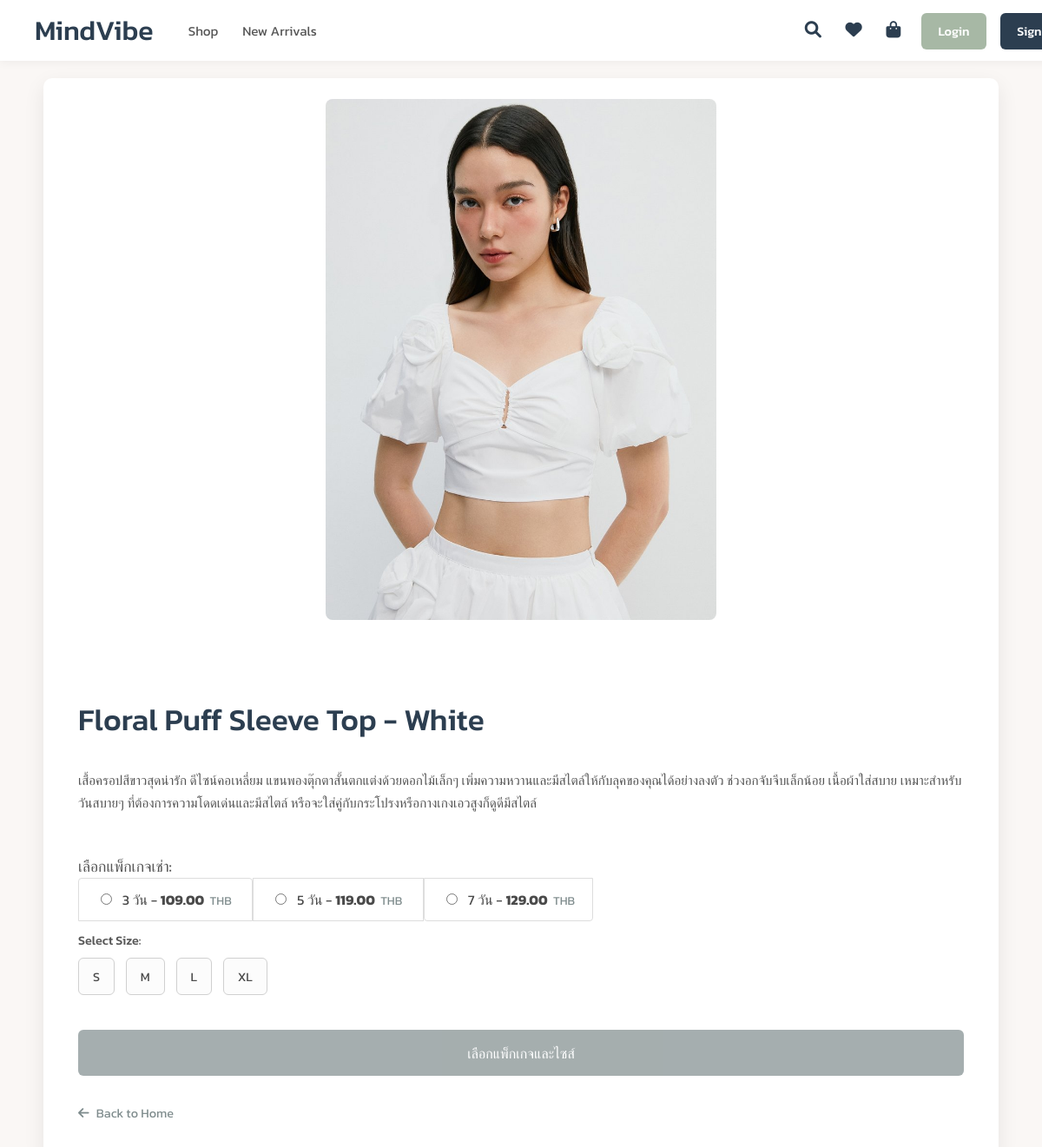
The app's page /clothing/52/ with its own data.
### clothes/models.py (models this page shows, shortened)
class Clothing(models.Model):
    category = models.ForeignKey(
        'Category',
        related_name='clothes',
        on_delete=models.SET_NULL,
        null=True,
        blank=True,
        help_text="เลือกหมวดหมู่สำหรับชุดนี้"
    )
    name = models.CharField(max_length=100, help_text="ชื่อชุด")
    slug = models.SlugField(max_length=120, unique=True, blank=True, help_text="URL (สร้างจากชื่ออัตโนมัติ)")
    description = models.TextField(help_text="รายละเอียดชุด, เนื้อผ้า, คำแนะนำในการเช่า (ถ้ามี)")
    image = models.ImageField(upload_to='clothing_images/', help_text="รูปภาพหลักของชุด")
    price_3_days = models.DecimalField(max_digits=10, decimal_places=2, null=True, blank=True, help_text="ราคาเช่า 3 วัน (บาท)")
    price_5_days = models.DecimalField(max_digits=10, decimal_places=2, null=True, blank=True, help_text="ราคาเช่า 5 วัน (บาท)")
    price_7_days = models.DecimalField(max_digits=10, decimal_places=2, null=True, blank=True, help_text="ราคาเช่า 7 วัน (บาท)")
    available_for_rent = models.BooleanField(default=True, help_text="ชุดนี้พร้อมให้เช่าหรือไม่?")
    created_at = models.DateTimeField(default=timezone.now)
    updated_at = models.DateTimeField(auto_now=True)
    class Meta:
        verbose_name = "สินค้าเสื้อผ้า"
        verbose_name_plural = "สินค้าเสื้อผ้า"
        ordering = ['-created_at', 'name']

### clothes/views.py (the view)
# urls.py: path('clothing/<int:pk>/', views.detail, name='detail'),
def detail(request, pk):
    item = get_object_or_404(Clothing, pk=pk)
    return render(request, 'clothes/detail.html', {'item': item})

### clothes/templates/clothes/detail.html (shortened to what this page needs)
{% load static %}
<!DOCTYPE html>
<html lang="en">
<head>
  <link rel="stylesheet" href="https://cdnjs.cloudflare.com/ajax/libs/font-awesome/6.0.0-beta3/css/all.min.css">
</head>
<body>
  <nav class="navbar">
    <div class="navbar-left">
        <div class="navbar-logo">
            <a href="{% url 'clothes:home' %}">MindVibe</a>
        </div>
        <div class="navbar-categories">
            <a href="#">Shop</a>
            <a href="{% url 'clothes:new_arrivals' %}">New Arrivals</a>
        </div>
    </div>
    <div class="navbar-right">
        <div class="navbar-icons">
            <a href="#" aria-label="Search"><i class="fas fa-search"></i></a>
            <a href="#" aria-label="Wishlist"><i class="fas fa-heart"></i></a>
            <a href="#" aria-label="Shopping Bag"><i class="fas fa-shopping-bag"></i></a>
        </div>
        <div class="navbar-auth">
            {% if user.is_authenticated %}
                <span class="user-greeting">Hi, {{ user.username|default:'User' }}</span>
                <a href="{% url 'clothes:logout' %}" class="btn-logout">Logout</a>
            {% else %}
                <a href="{% url 'clothes:login' %}" class="btn-login">Login</a>
                <a href="{% url 'clothes:signup' %}" class="btn-signup">Sign Up</a>
            {% endif %}
        </div>
    </div>
  </nav>
  <div class="container">
    <div class="image-column">
        {% if item.image %}
            <img src="{{ item.image.url }}" alt="{{ item.name }}">
        {% else %}
            <img src="https://placehold.co/400x500/E0E0E0/A0A0A0?text=No+Image" alt="{{ item.name }}">
        {% endif %}
    </div>
    <div class="info-column">
      <h1>{{ item.name }}</h1>
      <p class="description">{{ item.description }}</p>
        <form id="addToCartForm" method="POST" action="{% url 'clothes:add_to_cart' item.pk %}">
            {% if item.price_3_days or item.price_5_days or item.price_7_days %}
                <div class="rental-options-wrapper" style="margin-bottom: 1.5rem;">
                    <h4 style="font-size: 1.1rem; font-weight: 500; color: #555; margin-bottom: 0.8rem;">เลือกแพ็กเกจเช่า:</h4>
                    <div id="rentalDurationOptions">
                        {% if item.price_3_days %}
                        <label class="list-group-item">
                            <input type="radio" name="rental_duration" value="3_days" data-price="{{ item.price_3_days|floatformat:2 }}" data-duration-text="3 วัน" required class="rental-duration-radio">
                            <span>3 วัน - </span><span style="font-weight:bold;">{{ item.price_3_days|floatformat:2 }}</span><span class="currency" style="font-size: 0.85rem; color: #7f8c8d; margin-left: 0.2rem;"> THB</span>
                        </label>
                        {% endif %}
                        {% if item.price_5_days %}
                        <label class="list-group-item">
                            <input type="radio" name="rental_duration" value="5_days" data-price="{{ item.price_5_days|floatformat:2 }}" data-duration-text="5 วัน" required class="rental-duration-radio">
                            <span>5 วัน - </span><span style="font-weight:bold;">{{ item.price_5_days|floatformat:2 }}</span><span class="currency" style="font-size: 0.85rem; color: #7f8c8d; margin-left: 0.2rem;"> THB</span>
                        </label>
                        {% endif %}
                        {% if item.price_7_days %}
                        <label class="list-group-item">
                            <input type="radio" name="rental_duration" value="7_days" data-price="{{ item.price_7_days|floatformat:2 }}" data-duration-text="7 วัน" required class="rental-duration-radio">
                            <span>7 วัน - </span><span style="font-weight:bold;">{{ item.price_7_days|floatformat:2 }}</span><span class="currency" style="font-size: 0.85rem; color: #7f8c8d; margin-left: 0.2rem;"> THB</span>
                        </label>
                        {% endif %}
                    </div>
                </div>
            {% else %}
                <p class="price-tag" style="color: #c0392b;">Price on request</p>
                <p style="font-size: 0.9rem; color: #7f8c8d; margin-top: -1rem; margin-bottom: 1.5rem;">
                    กรุณาติดต่อสอบถามข้อมูลราคา
                </p>
            {% endif %}
            <div class="size-wrapper">
                <label>Select Size:</label>
                <div class="size-buttons">
                    <button type="button" class="size-btn" onclick="selectSize(this, 'S')">S</button>
                    <button type="button" class="size-btn" onclick="selectSize(this, 'M')">M</button>
                    <button type="button" class="size-btn" onclick="selectSize(this, 'L')">L</button>
                    <button type="button" class="size-btn" onclick="selectSize(this, 'XL')">XL</button>
                </div>
            </div>
            {% if item.available_for_rent %}
                <button type="submit" id="submitAddToCartBtn" class="add-to-cart-btn" disabled>
                </button>
            {% else %}
                <button type="button" class="add-to-cart-btn" disabled>
                    Currently Unavailable
                </button>
            {% endif %}
        </form>
      <a href="{% url 'clothes:home' %}" class="back-link"><i class="fas fa-arrow-left"></i> Back to Home</a>
    </div>
  </div>
</body>
</html>

### clothes/templates/clothes/detail.html (style rules this page uses)
body { font-family: 'Kanit', sans-serif; background-color: #FAF7F5; color: #4A4A4A; margin: 0; padding: 2rem; padding-top: 90px; display: flex; justify-content: center; align-items: flex-start; min-height: 100vh; }
.container { display: flex; flex-wrap: wrap; max-width: 1100px; width: 100%; background-color: #FFFFFF; border-radius: 10px; box-shadow: 0 8px 25px rgba(0, 0, 0, 0.08); overflow: hidden; }
.image-column { flex: 1 1 50%; min-width: 300px; padding: 1.5rem; display: flex; justify-content: center; align-items: center; }
.image-column img { max-width: 100%; max-height: 600px; height: auto; border-radius: 8px; object-fit: cover; }
.info-column { flex: 1 1 50%; min-width: 300px; padding: 2.5rem; display: flex; flex-direction: column; }
.info-column h1 { font-size: 2.2rem; color: #2C3E50; margin-bottom: 1rem; font-weight: 500; }
.info-column .description { font-size: 0.95rem; line-height: 1.7; color: #555; margin-bottom: 1.5rem; }
.rental-options-wrapper label.list-group-item { cursor: pointer; border: 1px solid #ddd; padding: 0.75rem 1.25rem; margin-bottom: -1px; border-radius: 0; transition: background-color 0.2s ease; }
.rental-options-wrapper label.list-group-item:first-child { border-top-left-radius: .25rem; border-top-right-radius: .25rem; }
.rental-options-wrapper label.list-group-item:last-child { border-bottom-left-radius: .25rem; border-bottom-right-radius: .25rem; margin-bottom: 0; }
.rental-options-wrapper input[type="radio"] { margin-right: 0.5rem; }
.size-wrapper { margin-bottom: 1.5rem; }
.size-wrapper > label { display: block; margin-bottom: 0.6rem; color: #555555; font-weight: 500; font-size: 0.9rem; }
.size-buttons { display: flex; gap: 0.8rem; }
.size-btn { padding: 0.6rem 1rem; border: 1px solid #D0D0D0; border-radius: 6px; background-color: #FCFCFC; color: #4A4A4A; cursor: pointer; font-family: 'Kanit', sans-serif; font-size: 0.9rem; transition: background-color 0.2s ease, border-color 0.2s ease, color 0.2s ease; }
.add-to-cart-btn { font-family: 'Kanit', sans-serif; font-size: 1rem; font-weight: 500; padding: 0.9rem 1.5rem; background-color: #2C3E50; color: white; border: none; border-radius: 6px; cursor: pointer; text-decoration: none; display: inline-block; width: 100%; text-align: center; transition: background-color 0.25s ease, transform 0.15s ease, opacity 0.25s ease; margin-top: 1rem; }
.add-to-cart-btn:disabled { background-color: #7f8c8d; cursor: not-allowed; opacity: 0.7; }
.back-link { display: inline-block; margin-top: 2rem; color: #7F8C8D; text-decoration: none; font-size: 0.9rem; transition: color 0.2s ease; }
.back-link i { margin-right: 0.3rem; }
.navbar { background-color: #FFFFFF; height: 70px; padding: 0 2.5rem; box-shadow: 0 2px 10px rgba(0, 0, 0, 0.05); display: flex; justify-content: space-between; align-items: center; position: fixed; top: 0; left: 0; width: 100%; z-index: 1000; }
.navbar-left { display: flex; align-items: center; }
.navbar-logo a { font-size: 2rem; font-weight: 500; color: #2C3E50; text-decoration: none; margin-right: 2.5rem; }
.navbar-categories a { color: #555; text-decoration: none; margin-right: 1.5rem; font-weight: 400; font-size: 0.95rem; transition: color 0.2s ease; }
.navbar-right { display: flex; align-items: center; }
.navbar-icons a, .navbar-auth > a, .navbar-auth > span { color: #2C3E50; text-decoration: none; margin-left: 1.5rem; font-size: 1.1rem; transition: color 0.2s ease; }
.navbar-icons a i { font-size: 1.2rem; }
.navbar-auth .btn-login, .navbar-auth .btn-signup, .navbar-auth .btn-logout { padding: 0.6rem 1.2rem; border-radius: 6px; color: white; font-weight: 500; text-decoration: none; transition: background-color 0.25s ease, transform 0.15s ease; border: none; font-size: 0.9rem; }
.navbar-auth .btn-login { background-color: #A7B8A5; }
.navbar-auth .btn-signup { background-color: #2C3E50; margin-left:0.8rem; }

### records on screen
Clothing: image (picture), name "Floral Puff Sleeve Top - White", description "เสื้อครอปสีขาวสุดน่ารัก ดีไซน์คอเหลี่ยม แขนพองตุ๊กตาสั้นตกแต่งด้วยดอกไม้เล็กๆ เพิ่มความหวานและมีสไตล์ให้กับลุคของคุณได้อย่างลงตัว ช่วงอกจับจีบเล็กน้อย เนื้อผ้าใส่สบาย เหมาะสำหรับวันสบายๆ ที่ต้องการความโดดเด่นและมีสไตล์ หรือจะใส่คู่กับกระโปรงหรือกางเกงเอวสูงก็ดูดีมีสไตล์", price_3_days "109.00", price_5_days "119.00", price_7_days "129.00"
